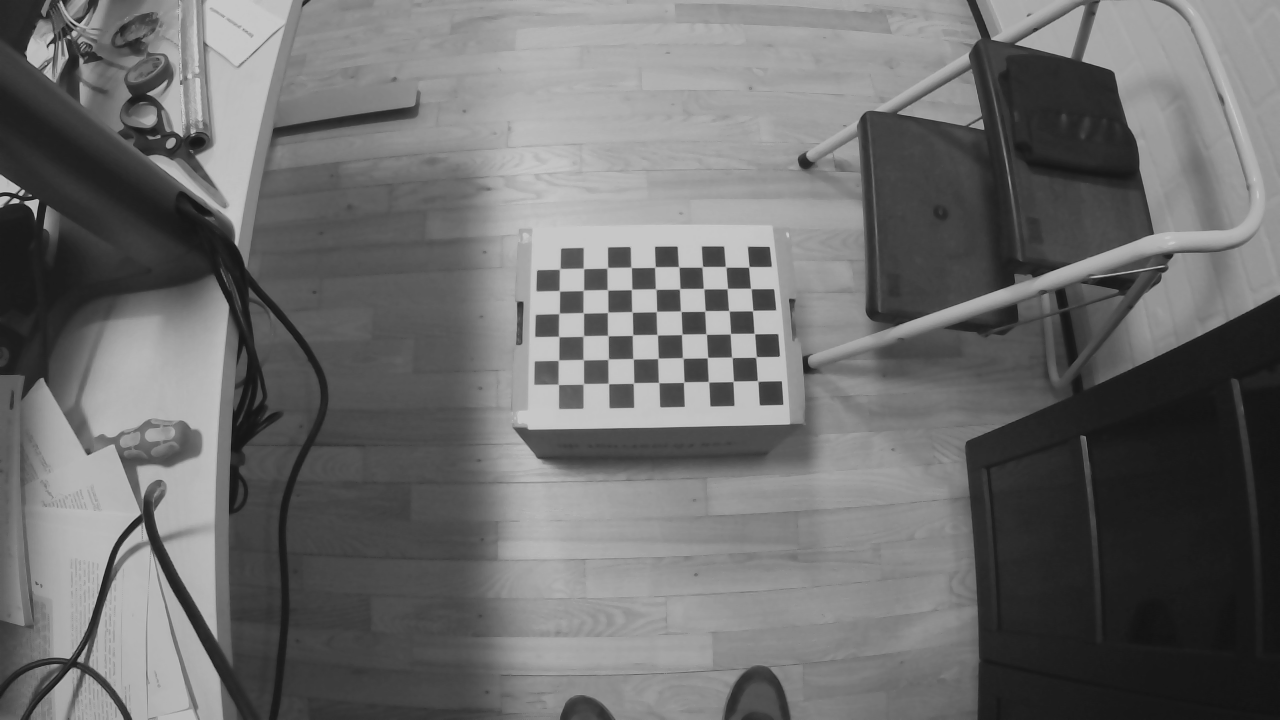
#> input picture Stereo_calibration_images/left-0000.png, 1280 x 720 px; its folder holds 8 pictures in this run; the run also reads 2 pictures not shown here
$ python Calibration_hy.py
#> lines starting #> are read from the running program, lines starting #| are printed output that depends on the picture; long printed decimals are rounded
import numpy as np
import cv2
import glob
import matplotlib.pyplot as plt

def drawlines(img1,img2,lines,pts1,pts2):
    ''' img1 - image on which we draw the epilines for the points in img2
        lines - corresponding epilines '''
    print(img1.shape)
    r,c, joe = img1.shape
    #img1 = cv2.cvtColor(img1,cv2.COLOR_GRAY2BGR)
    #img2 = cv2.cvtColor(img2,cv2.COLOR_GRAY2BGR)
    for r,pt1,pt2 in zip(lines,pts1,pts2):
        color = tuple(np.random.randint(0,255,3).tolist())
        x0,y0 = map(int, [0, -r[2]/r[1] ])
        x1,y1 = map(int, [c, -(r[2]+r[0]*c)/r[1] ])
        img1 = cv2.line(img1, (x0,y0), (x1,y1), color,2)
        img1 = cv2.circle(img1,tuple(pt1),5,color,-1)
        img2 = cv2.circle(img2,tuple(pt2),5,color,-1)
    return img1,img2

#Implement the number of vertical and horizontal corners
nb_vertical = 6
nb_horizontal = 9


# prepare object points, like (0,0,0), (1,0,0), (2,0,0) ....,(6,5,0)
objp_l = np.zeros((nb_horizontal*nb_vertical,3), np.float32)
objp_l[:,:2] = np.mgrid[0:nb_vertical,0:nb_horizontal].T.reshape(-1,2)

# Arrays to store object points and image points from all the images.
objpoints_l = [] # 3d point in real world space
imgpoints_l = [] # 2d points in image plane.

left_rs = glob.glob('Stereo_calibration_images/left-*.png')
assert left_rs


for fname in left_rs:
    img = cv2.imread(fname)
#> img is the input picture: shape (720, 1280, 3); min 18, max 201, mean 109.2
    gray = cv2.cvtColor(img, cv2.COLOR_BGR2GRAY)


    #Implement findChessboardCorners here
    ret, corners = cv2.findChessboardCorners(img, (nb_vertical, nb_horizontal))
#> ret = True; corners = 54 rows, first 8: [748.8, 266.8], [750.9, 288.7], [752.6, 310.7], [754.5, 333.6], [756, 357], [757.4, 380.7], [725.4, 266.6], [727.4, 288.5]


    # If found, add object points, image points (after refining them)
    if ret == True:
        objpoints_l.append(objp_l)
        imgpoints_l.append(corners)
#> pass 2 of the loop `for fname in left_rs:`:
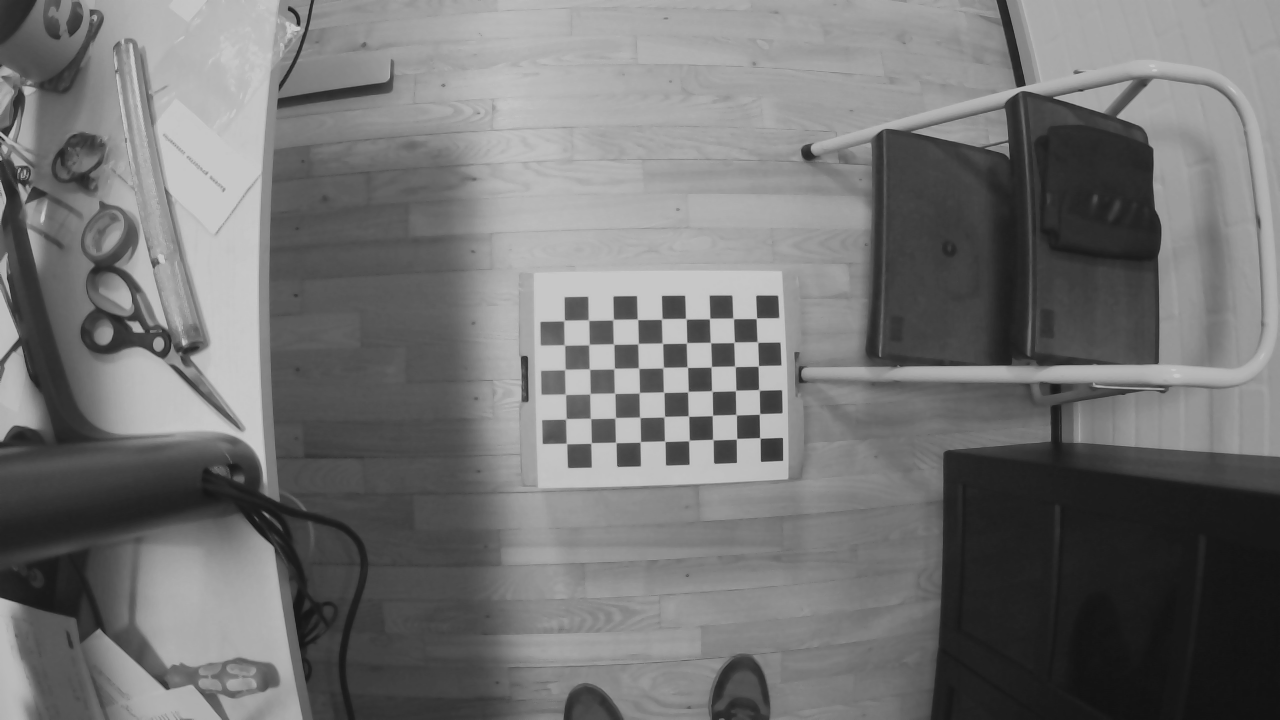
#> input picture Stereo_calibration_images/left-0001.png, 1280 x 720 px
#> img is the input picture: shape (720, 1280, 3); min 18, max 201, mean 115.2
#> `ret, corners = cv2.findChessboardCorners(img, (nb_vertical, nb_horizon..`: corners = 54 rows, first 8: [756.3, 318.3], [757.7, 342.3], [758.3, 365.8], [759, 389.9], [759.5, 414], [760, 438], [733.5, 318.6], [734, 342.3]


ret_l, mtx_l, dist_l, rvecs_l, tvecs_l = cv2.calibrateCamera(objpoints_l, imgpoints_l, gray.shape[::-1], None, None)
img = cv2.imread('Stereo_calibration_images/left-0000.png')
h,  w = img.shape[:2]
#> h = 720; w = 1280
newcameramtx_l, roi_l = cv2.getOptimalNewCameraMatrix(mtx_l,dist_l,(w,h),1,(w,h))
print(newcameramtx_l)

# FOR RIGHT IMAGES ONLY!!!
#Implement the number of vertical and horizontal corners
nb_vertical = 6
nb_horizontal = 9


# prepare object points, like (0,0,0), (1,0,0), (2,0,0) ....,(6,5,0)
objp_r = np.zeros((nb_horizontal*nb_vertical,3), np.float32)
objp_r[:,:2] = np.mgrid[0:nb_vertical,0:nb_horizontal].T.reshape(-1,2)

# Arrays to store object points and image points from all the images.
objpoints_r = [] # 3d point in real world space
imgpoints_r = [] # 2d points in image plane.

right_rs = glob.glob('Stereo_calibration_images/right-*.png')
assert right_rs


for fname in right_rs:
    img = cv2.imread(fname)
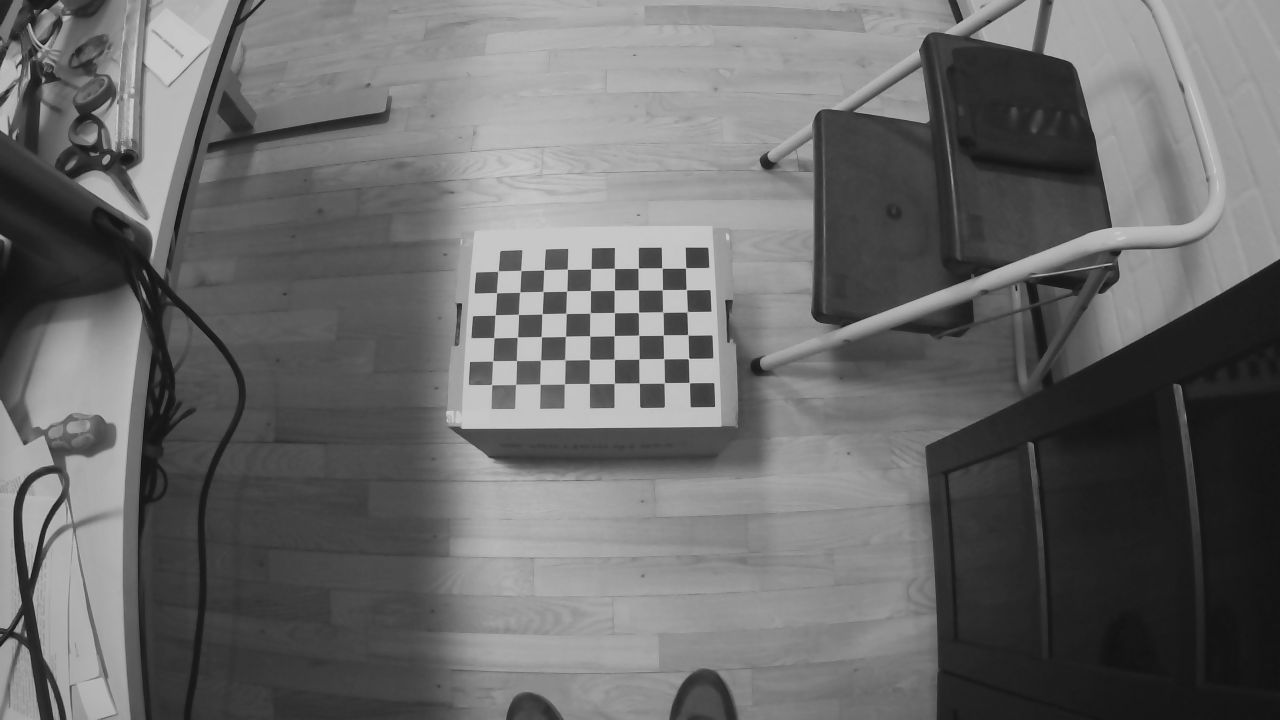
#> input picture Stereo_calibration_images/right-0000.png, 1280 x 720 px
#> img is the input picture: shape (720, 1280, 3); min 17, max 201, mean 105.9
    gray = cv2.cvtColor(img, cv2.COLOR_BGR2GRAY)


    #Implement findChessboardCorners here
    ret, corners = cv2.findChessboardCorners(img, (nb_vertical, nb_horizontal))
#> corners = 54 rows, first 8: [685.6, 267.9], [686.3, 289.6], [687.4, 311.5], [687.5, 334.6], [688.5, 358.5], [689.4, 382.7], [662, 268], [662.4, 289.7]

    # If found, add object points, image points (after refining them)
    if ret == True:
        objpoints_r.append(objp_r)
        imgpoints_r.append(corners)
#> pass 2 of the loop `for fname in right_rs:`:
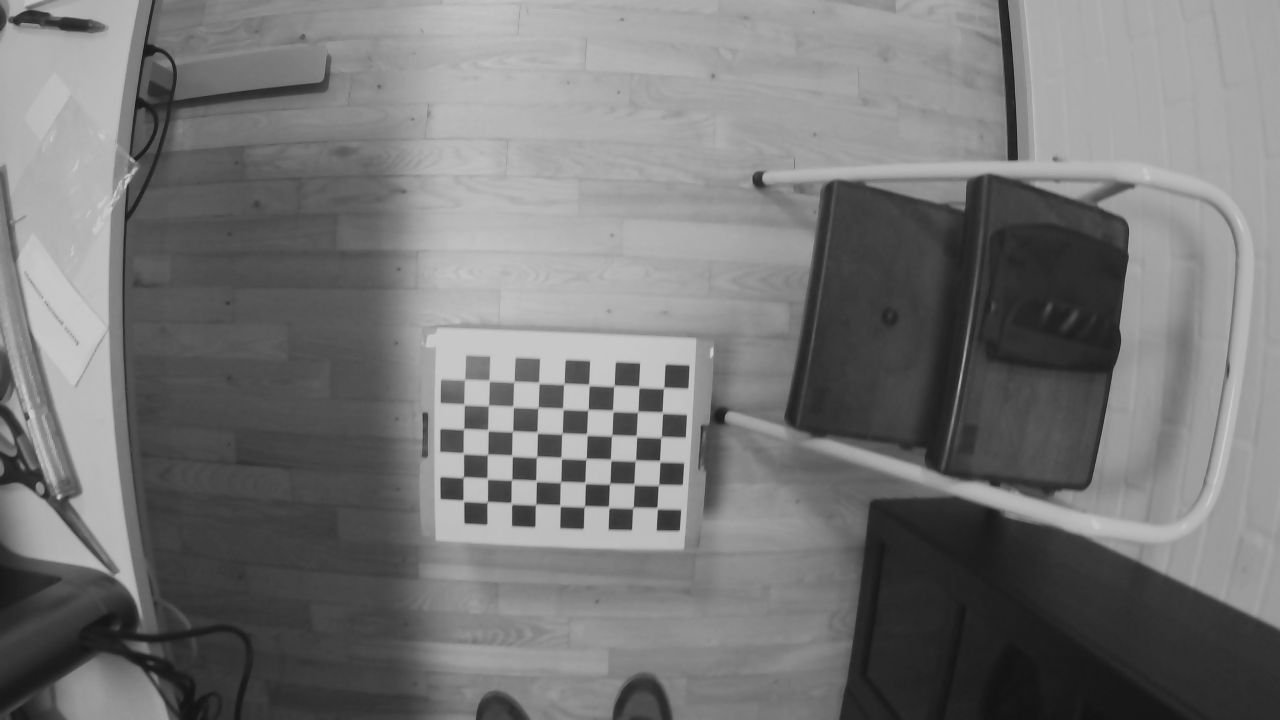
#> input picture Stereo_calibration_images/right-0002.png, 1280 x 720 px
#> img is the input picture: shape (720, 1280, 3); min 18, max 201, mean 118
#> `ret, corners = cv2.findChessboardCorners(img, (nb_vertical, nb_horizon..`: corners = 54 rows, first 8: [663.6, 388], [662.8, 414.2], [661.7, 435.5], [660, 461.5], [659, 484], [657.6, 509.6], [638.3, 385.5], [637.5, 412.1]

# FOR RIGHT IMAGES ONLY!!!
ret_r, mtx_r, dist_r, rvecs_r, tvecs_r = cv2.calibrateCamera(objpoints_r, imgpoints_r, gray.shape[::-1], None, None)
#> ret_r = 0.75; mtx_r = [[602.2, 0, 616.2], [0, 602.1, 392.8], [0, 0, 1]]; dist_r = [[-0.269, -3.13, -0.024, -0.0117, 29.17]]; rvecs_r = ([-0.152, 0.237, 1.56], [-0.0183, -0.0391, 1.61]); tvecs_r = ([2.94, -5.26, 25.12], [1.9, -0.202, 24.16])
img = cv2.imread('Stereo_calibration_images/right-0000.png')
h,  w = img.shape[:2]
newcameramtx_r, roi_r = cv2.getOptimalNewCameraMatrix(mtx_r,dist_r,(w,h),1,(w,h))
#> newcameramtx_r = [[5144.7, 0, 594.4], [0, 1201.9, 273.1], [0, 0, 1]]; roi_r = (538, 267, 104, 14)
print(mtx_r)
#| [[602.188   0.         616.153]
#|  [  0.         602.075 392.818]
#|  [  0.           0.           1.        ]]


# undistort
img_l = cv2.imread('Stereo_calibration_images/left-0002.png')
dst_l = cv2.undistort(img_l, mtx_l, dist_l, None, newcameramtx_l)
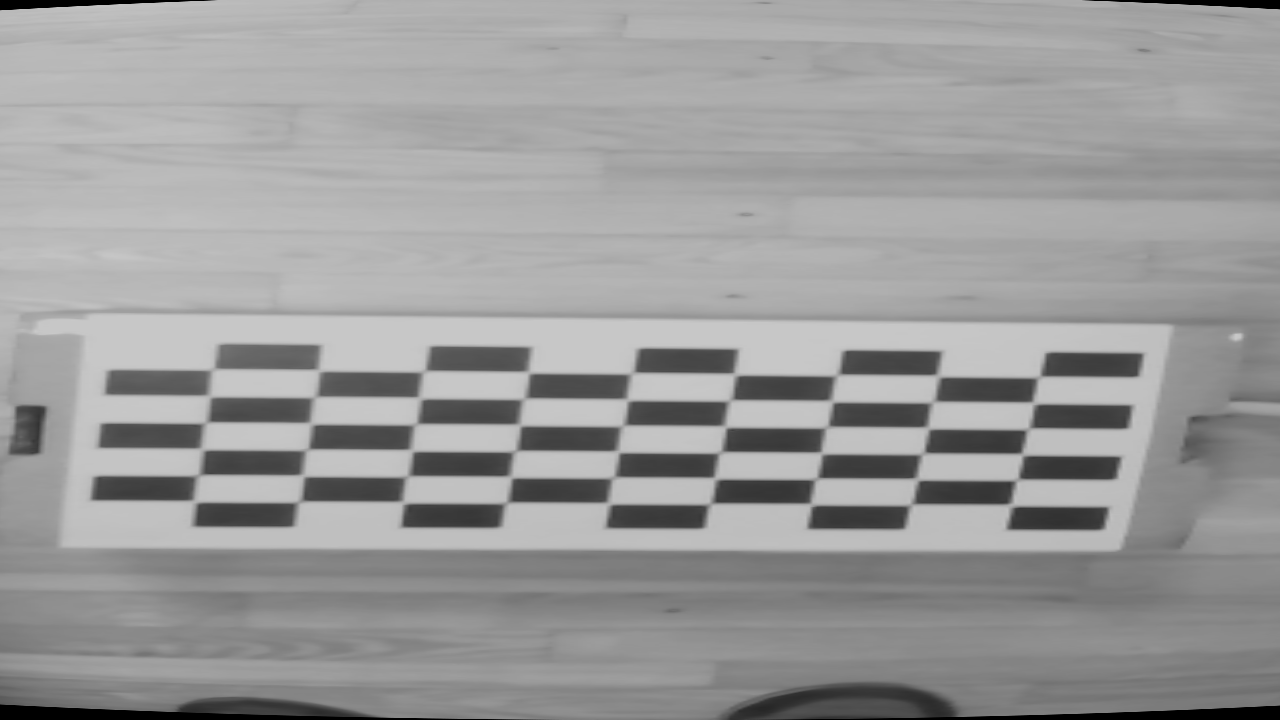
#> dst_l: shape (720, 1280, 3); min 0, max 201, mean 154.3

fig, ax = plt.subplots(nrows=1, ncols=2, figsize=(18,18))
ax[0].imshow(img_l[...,[2,1,0]])
ax[0].set_title('Original image')
ax[1].imshow(dst_l[...,[2,1,0]])
ax[1].set_title('Undistorted image')

# crop the image
x,y,w,h = roi_l
dst_l = dst_l[y:y+h, x:x+w]
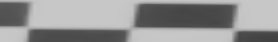
#> dst_l: shape (42, 278, 3); min 65, max 200, mean 146.8

cameramtx_left = [[112.28690338, 0., 982.05689904],
                  [0, 111.80508423, 582.24763194],
                  [0., 0., 1.]]

cameramtx_right = [[4.12920609e+01, 0.0, 1.20742963e+03],
 [0.00000000e+00, 5.25937042e+01, 6.71338991e+02],
 [0.00000000e+00, 0.00000000e+00, 1.00000000e+00]]
plt.figure(figsize=(10,10))
plt.imshow(dst_l[...,[2,1,0]])

# undistort
img_r = cv2.imread('Stereo_calibration_images/right-0002.png')
dst_r = cv2.undistort(img_r, mtx_r, dist_r, None, newcameramtx_r)
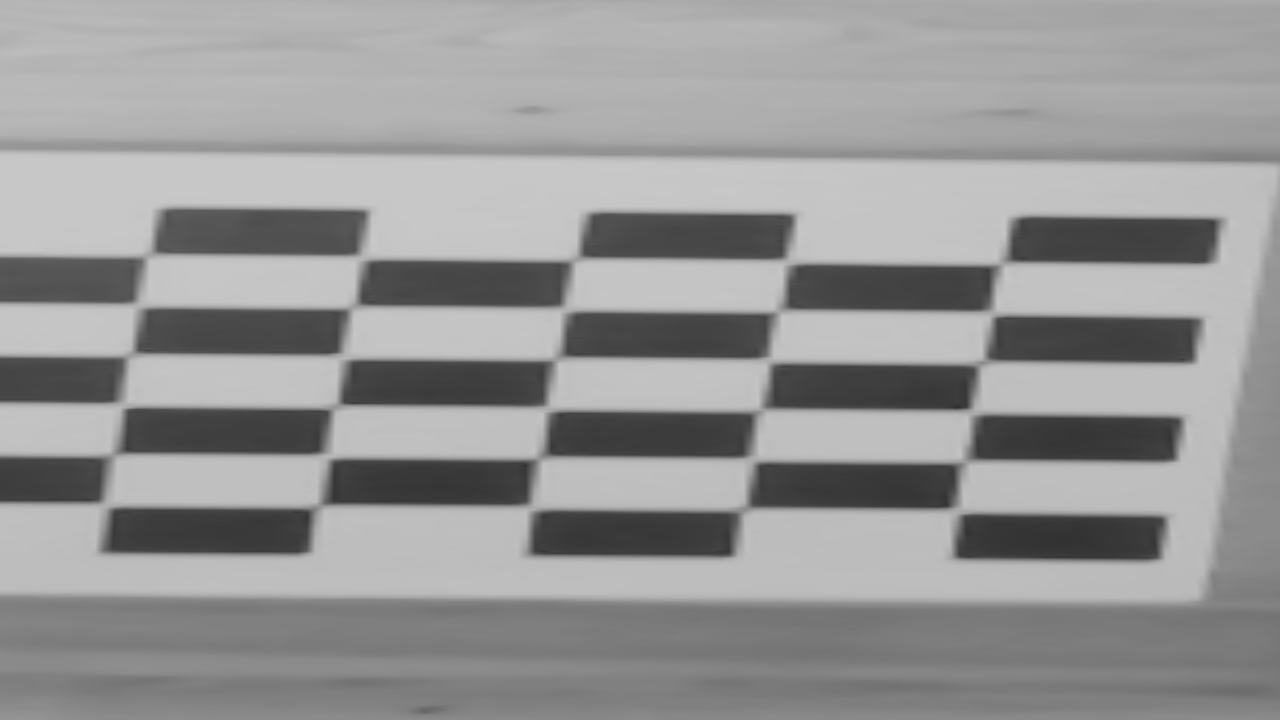
#> dst_r: shape (720, 1280, 3); min 47, max 201, mean 150

# crop the image
x,y,w,h = roi_r
#> x = 538; y = 267; w = 104; h = 14
dst_r = dst_r[y:y+h, x:x+w]
# plt.figure(figsize=(10,10))
# plt.imshow(dst_r[...,[2,1,0]])

# fig, ax = plt.subplots(nrows=1, ncols=2, figsize=(18,18))
# ax[0].imshow(img_r[...,[2,1,0]])
# ax[0].set_title('Original image')
# ax[1].imshow(dst_r[...,[2,1,0]])
# ax[1].set_title('Undistorted image')

plt.show()

img1 = dst_l
img2 = dst_r

sift = cv2.SIFT_create()
# find the keypoints and descriptors with SIFT
kp1, des1 = sift.detectAndCompute(img1, None)
kp2, des2 = sift.detectAndCompute(img2, None)
#> kp2 = (); des2 = None

kp_img = cv2.drawKeypoints(img2, kp2, img2, flags=cv2.DRAW_MATCHES_FLAGS_DRAW_RICH_KEYPOINTS)
plt.figure(figsize = (10,10))
plt.imshow(kp_img)

# create BFMatcher object
bf = cv2.BFMatcher()
# Match descriptors.
#> (the run stopped early here; a loop or call above may not have finished)
